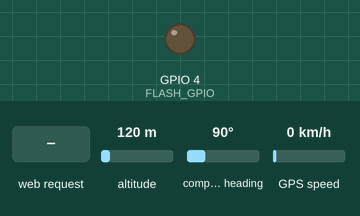
This sketch was run on a simulated ESP32. Parts: output pins drawn as LEDs (lit = HIGH). Inputs (shaded band) come from the test bench; at power-on: altitude 120 m, compass heading 90°, GPS speed 0 km/h. WiFi joins after 1.5 s; servers stay silent unless stated; the GPS gets a fix after 3 s at 37.7749, -122.4194 with 8 satellites; the camera gives no picture; what the sketch prints to the serial monitor is not drawn.

Above: at 5.1 s.
5.2 s: HTTP request GET /capture received
At 5.25 s:
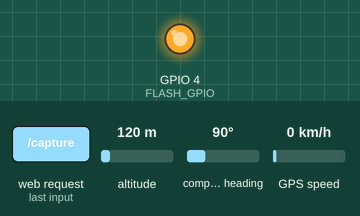
Timing chart, 0 to 8.2 s (numbered marks = the images above; inputs shaded):
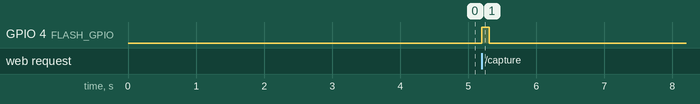

The sketch:

LifeOS-cam-flash.ino
```cpp
// ESP32-CAM + GPS Webserver with flash pulse on capture

#include "esp_camera.h"
#include <WiFi.h>
#include <WebServer.h>
#include <TinyGPSPlus.h>

// --- WiFi credentials ---
const char* WIFI_SSID = "IQOOZ6";
const char* WIFI_PASS = "12345678";

// --- Camera model: AI-Thinker pins ---
#define PWDN_GPIO_NUM     32
#define RESET_GPIO_NUM    -1
#define XCLK_GPIO_NUM      0
#define SIOD_GPIO_NUM     26
#define SIOC_GPIO_NUM     27

#define Y9_GPIO_NUM       35
#define Y8_GPIO_NUM       34
#define Y7_GPIO_NUM       39
#define Y6_GPIO_NUM       36
#define Y5_GPIO_NUM       21
#define Y4_GPIO_NUM       19
#define Y3_GPIO_NUM       18
#define Y2_GPIO_NUM        5
#define VSYNC_GPIO_NUM    25
#define HREF_GPIO_NUM     23
#define PCLK_GPIO_NUM     22

#define FLASH_GPIO 4  // onboard flash/LED

WebServer server(80);

// --- GPS ---
TinyGPSPlus gps;
HardwareSerial SerialGPS(2);

const int GPS_RX_PIN = 13; // GPS TX -> ESP32
const int GPS_TX_PIN = 12; // GPS RX <- ESP32

// -------------------------------
// Print server URLs
// -------------------------------
void printServerURLs() {
  if (WiFi.status() == WL_CONNECTED) {
    Serial.println("======================================");
    Serial.println("ESP32-CAM Web Server Running At:");
    Serial.print("IP: "); Serial.println(WiFi.localIP());
    Serial.println("PORT: 80");

    Serial.println("➤ Capture URL:   http://" + WiFi.localIP().toString() + "/capture");
    Serial.println("➤ Location URL:  http://" + WiFi.localIP().toString() + "/location");

    Serial.println("======================================");
  }
}


// -------------------------------
// Camera Init
// -------------------------------
bool initCamera() {
  camera_config_t config;
  config.ledc_channel = LEDC_CHANNEL_0;
  config.ledc_timer = LEDC_TIMER_0;
  config.pin_d0 = Y2_GPIO_NUM;
  config.pin_d1 = Y3_GPIO_NUM;
  config.pin_d2 = Y4_GPIO_NUM;
  config.pin_d3 = Y5_GPIO_NUM;
  config.pin_d4 = Y6_GPIO_NUM;
  config.pin_d5 = Y7_GPIO_NUM;
  config.pin_d6 = Y8_GPIO_NUM;
  config.pin_d7 = Y9_GPIO_NUM;
  config.pin_xclk = XCLK_GPIO_NUM;
  config.pin_pclk = PCLK_GPIO_NUM;
  config.pin_vsync = VSYNC_GPIO_NUM;
  config.pin_href = HREF_GPIO_NUM;
  config.pin_sscb_sda = SIOD_GPIO_NUM;
  config.pin_sscb_scl = SIOC_GPIO_NUM;
  config.pin_pwdn = PWDN_GPIO_NUM;
  config.pin_reset = RESET_GPIO_NUM;
  config.xclk_freq_hz = 20000000;
  config.pixel_format = PIXFORMAT_JPEG;

  // Use smaller frame size for faster loading
  if (psramFound()) {
    config.frame_size = FRAMESIZE_SVGA; // 800x600
    config.jpeg_quality = 12;
    config.fb_count = 2;
  } else {
    config.frame_size = FRAMESIZE_VGA;  // 640x480
    config.jpeg_quality = 15;
    config.fb_count = 1;
  }

  esp_err_t err = esp_camera_init(&config);
  if (err != ESP_OK) {
    Serial.printf("Camera init failed with error 0x%x\n", err);
    return false;
  }

  delay(2000);
  return true;
}

// -------------------------------
// HTTP /capture with flash pulse
// -------------------------------
void handleCapture() {
  // Flash for capture
  digitalWrite(FLASH_GPIO, HIGH);
  delay(50);  // short pulse
  camera_fb_t * fb = esp_camera_fb_get();
  digitalWrite(FLASH_GPIO, LOW);  // turn off immediately

  if (!fb) {
    server.send(500, "text/plain", "Camera capture failed");
    return;
  }

  WiFiClient client = server.client();
  if (!client) {
    esp_camera_fb_return(fb);
    return;
  }

  String header = "HTTP/1.1 200 OK\r\nContent-Type: image/jpeg\r\n";
  header += "Content-Length: " + String(fb->len) + "\r\nConnection: close\r\n\r\n";

  client.print(header);
  client.write(fb->buf, fb->len);

  esp_camera_fb_return(fb);

  unsigned long start = millis();
  while (client.connected() && millis() - start < 100) delay(1);
  client.stop();
}

// -------------------------------
// HTTP /location
// -------------------------------
void handleLocation() {
  if (!gps.location.isValid()) {
    server.send(500, "application/json", "{\"error\":\"no_fix\"}");
    return;
  }

  unsigned long age_ms = gps.location.age();
  const unsigned long STALE_MS = 10000;

  if (age_ms > STALE_MS) {
    String js = "{\"error\":\"stale_fix\",\"age_ms\":" + String(age_ms) + "}";
    server.send(500, "application/json", js);
    return;
  }

  String js = "{\"lat\":" + String(gps.location.lat(), 6) +
              ",\"lng\":" + String(gps.location.lng(), 6) +
              ",\"age_ms\":" + String(age_ms) + "}";
  server.send(200, "application/json", js);
}

// -------------------------------
// HTTP / (index)
// -------------------------------
void handleIndex() {
  String html = "<html><head><meta name=\"viewport\" content=\"width=device-width, initial-scale=1\"></head><body>";
  html += "<h2>ESP32-CAM</h2>";
  html += "<p><a href=\"/capture\">/capture (jpg)</a></p>";
  html += "<p><a href=\"/location\">/location (json)</a></p>";
  html += "<p>PSRAM: " + String(psramFound() ? "found" : "not found") + "</p></body></html>";
  server.send(200, "text/html", html);
}

// -------------------------------
// WiFi Auto-Reconnect
// -------------------------------
unsigned long lastWiFiCheck = 0;
const unsigned long WIFI_CHECK_INTERVAL_MS = 5000;

void ensureWiFiConnected() {
  if (WiFi.status() == WL_CONNECTED) return;

  unsigned long now = millis();
  if (now - lastWiFiCheck < WIFI_CHECK_INTERVAL_MS) return;
  lastWiFiCheck = now;

  Serial.println("WiFi disconnected — attempting reconnect...");
  WiFi.disconnect(false, true);
  WiFi.begin(WIFI_SSID, WIFI_PASS);

  unsigned long t0 = millis();
  while (WiFi.status() != WL_CONNECTED && millis() - t0 < 3000) delay(50);

  if (WiFi.status() == WL_CONNECTED) {
    Serial.println("WiFi reconnected!");
    printServerURLs();
  }
}

// -------------------------------
// Setup
// -------------------------------
void setup() {
  Serial.begin(115200);
  delay(100);

  Serial.println("\nStarting ESP32-CAM + GPS webserver...");

  SerialGPS.begin(9600, SERIAL_8N1, GPS_RX_PIN, GPS_TX_PIN);
  Serial.printf("GPS UART started on RX=%d TX=%d\n", GPS_RX_PIN, GPS_TX_PIN);

  pinMode(FLASH_GPIO, OUTPUT);
  digitalWrite(FLASH_GPIO, LOW); // flash off initially

  if (!initCamera()) {
    Serial.println("Camera init failed. Halting.");
    while (true) delay(1000);
  }

  Serial.printf("Free heap: %d\n", ESP.getFreeHeap());
  Serial.printf("PSRAM found: %s\n", psramFound() ? "YES" : "NO");

  WiFi.mode(WIFI_STA);
  WiFi.begin(WIFI_SSID, WIFI_PASS);
  WiFi.setAutoReconnect(true);
  WiFi.persistent(true);

  Serial.printf("Connecting to WiFi SSID: %s\n", WIFI_SSID);

  unsigned long startAttempt = millis();
  while (WiFi.status() != WL_CONNECTED && millis() - startAttempt < 10000) delay(100);

  if (WiFi.status() == WL_CONNECTED) printServerURLs();

  server.on("/", HTTP_GET, handleIndex);
  server.on("/capture", HTTP_GET, handleCapture);
  server.on("/location", HTTP_GET, handleLocation);
  server.begin();

  Serial.println("HTTP server started on port 80");
}

// -------------------------------
// Loop
// -------------------------------
void loop() {
  server.handleClient();

  while (SerialGPS.available()) gps.encode(SerialGPS.read());

  ensureWiFiConnected();

  yield();
}
```

Measured:
- after the input at 5.2 s, GPIO 4 (FLASH_GPIO): LOW → HIGH at once, → LOW 0.11 s later
